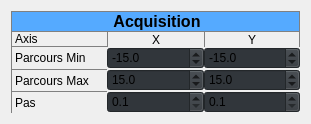
       <widget class="QWidget" name="verticalLayoutWidget_37">
        <property name="geometry">
         <rect>
          <x>50</x>
          <y>250</y>
          <width>311</width>
          <height>121</height>
         </rect>
        </property>
        <layout class="QVBoxLayout" name="p_verticalLayout_profileX_results_8">
         <property name="spacing">
          <number>0</number>
         </property>
         <item>
          <widget class="QLabel" name="p_label_signal_noise_33">
           <property name="styleSheet">
            <string notr="true">background: rgb(85, 170, 255);
border: 1px solid gray;
</string>
           </property>
           <property name="text">
            <string>&lt;html&gt;&lt;head/&gt;&lt;body&gt;&lt;p align=&quot;center&quot;&gt;&lt;span style=&quot; font-size:12pt; font-weight:600;&quot;&gt;Acquisition&lt;/span&gt;&lt;/p&gt;&lt;/body&gt;&lt;/html&gt;</string>
           </property>
          </widget>
         </item>
         <item>
          <layout class="QGridLayout" name="gridLayout_16">
           <property name="spacing">
            <number>0</number>
           </property>
           <item row="0" column="2">
            <widget class="QLabel" name="p_label_profileX_range_29">
             <property name="styleSheet">
              <string notr="true">border: 1px solid gray;
border-top-style: none;
border-bottom-style: none;

</string>
             </property>
             <property name="text">
              <string>Y</string>
             </property>
             <property name="alignment">
              <set>Qt::AlignCenter</set>
             </property>
            </widget>
           </item>
           <item row="2" column="1">
            <widget class="QDoubleSpinBox" name="p_doubleSpinBox_profileX_range_upper">
             <property name="styleSheet">
              <string notr="true">background: rgb(49, 54, 59);</string>
             </property>
             <property name="decimals">
              <number>1</number>
             </property>
             <property name="minimum">
              <double>-50.000000000000000</double>
             </property>
             <property name="maximum">
              <double>50.000000000000000</double>
             </property>
             <property name="value">
              <double>15.000000000000000</double>
             </property>
            </widget>
           </item>
           <item row="0" column="1">
            <widget class="QLabel" name="p_label_profileX_range_28">
             <property name="styleSheet">
              <string notr="true">border: 1px solid gray;
border-right-style: none;
border-top-style: none;
border-bottom-style: none;

</string>
             </property>
             <property name="text">
              <string>X</string>
             </property>
             <property name="alignment">
              <set>Qt::AlignCenter</set>
             </property>
            </widget>
           </item>
           <item row="3" column="0">
            <widget class="QLabel" name="p_label_profileX_range_24">
             <property name="styleSheet">
              <string notr="true">border: 1px solid gray;
border-right-style: none;
border-bottom-style: none;


</string>
             </property>
             <property name="text">
              <string>Pas</string>
             </property>
            </widget>
           </item>
           <item row="2" column="2">
            <widget class="QDoubleSpinBox" name="p_doubleSpinBox_profileY_range_upper">
             <property name="styleSheet">
              <string notr="true">background: rgb(49, 54, 59);</string>
             </property>
             <property name="decimals">
              <number>1</number>
             </property>
             <property name="minimum">
              <double>-50.000000000000000</double>
             </property>
             <property name="maximum">
              <double>50.000000000000000</double>
             </property>
             <property name="value">
              <double>15.000000000000000</double>
             </property>
            </widget>
           </item>
           <item row="1" column="2">
            <widget class="QDoubleSpinBox" name="p_doubleSpinBox_profileY_range_lower">
             <property name="styleSheet">
              <string notr="true">background: rgb(49, 54, 59);</string>
             </property>
             <property name="decimals">
              <number>1</number>
             </property>
             <property name="minimum">
              <double>-50.000000000000000</double>
             </property>
             <property name="maximum">
              <double>50.000000000000000</double>
             </property>
             <property name="value">
              <double>-15.000000000000000</double>
             </property>
            </widget>
           </item>
           <item row="3" column="1">
            <widget class="QDoubleSpinBox" name="p_doubleSpinBox_profileX_step">
             <property name="styleSheet">
              <string notr="true">background: rgb(49, 54, 59);</string>
             </property>
             <property name="decimals">
              <number>1</number>
             </property>
             <property name="minimum">
              <double>0.100000000000000</double>
             </property>
             <property name="maximum">
              <double>1.000000000000000</double>
             </property>
             <property name="singleStep">
              <double>0.100000000000000</double>
             </property>
             <property name="value">
              <double>0.100000000000000</double>
             </property>
            </widget>
           </item>
           <item row="2" column="0">
            <widget class="QLabel" name="p_label_profileX_range_25">
             <property name="styleSheet">
              <string notr="true">border: 1px solid gray;
border-right-style: none;
border-bottom-style: none;

</string>
             </property>
             <property name="text">
              <string>Parcours Max</string>
             </property>
            </widget>
           </item>
           <item row="0" column="0">
            <widget class="QLabel" name="p_label_profileX_range_27">
             <property name="styleSheet">
              <string notr="true">border: 1px solid gray;
border-right-style: none;
border-top-style: none;

</string>
             </property>
             <property name="text">
              <string>Axis</string>
             </property>
            </widget>
           </item>
           <item row="1" column="0">
            <widget class="QLabel" name="p_label_profileX_range_23">
             <property name="styleSheet">
              <string notr="true">border: 1px solid gray;
border-right-style: none;
border-top-style: none;
border-bottom-style: none;

</string>
             </property>
             <property name="text">
              <string>Parcours Min</string>
             </property>
            </widget>
           </item>
           <item row="3" column="2">
            <widget class="QDoubleSpinBox" name="p_doubleSpinBox_profileY_step">
             <property name="styleSheet">
              <string notr="true">background: rgb(49, 54, 59);</string>
             </property>
             <property name="decimals">
              <number>1</number>
             </property>
             <property name="minimum">
              <double>0.100000000000000</double>
             </property>
             <property name="maximum">
              <double>1.000000000000000</double>
             </property>
             <property name="singleStep">
              <double>0.100000000000000</double>
             </property>
             <property name="value">
              <double>0.100000000000000</double>
             </property>
            </widget>
           </item>
           <item row="1" column="1">
            <widget class="QDoubleSpinBox" name="p_doubleSpinBox_profileX_range_lower">
             <property name="styleSheet">
              <string notr="true">background: rgb(49, 54, 59);</string>
             </property>
             <property name="decimals">
              <number>1</number>
             </property>
             <property name="minimum">
              <double>-50.000000000000000</double>
             </property>
             <property name="maximum">
              <double>50.000000000000000</double>
             </property>
             <property name="value">
              <double>-15.000000000000000</double>
             </property>
            </widget>
           </item>
          </layout>
         </item>
        </layout>
       </widget>
